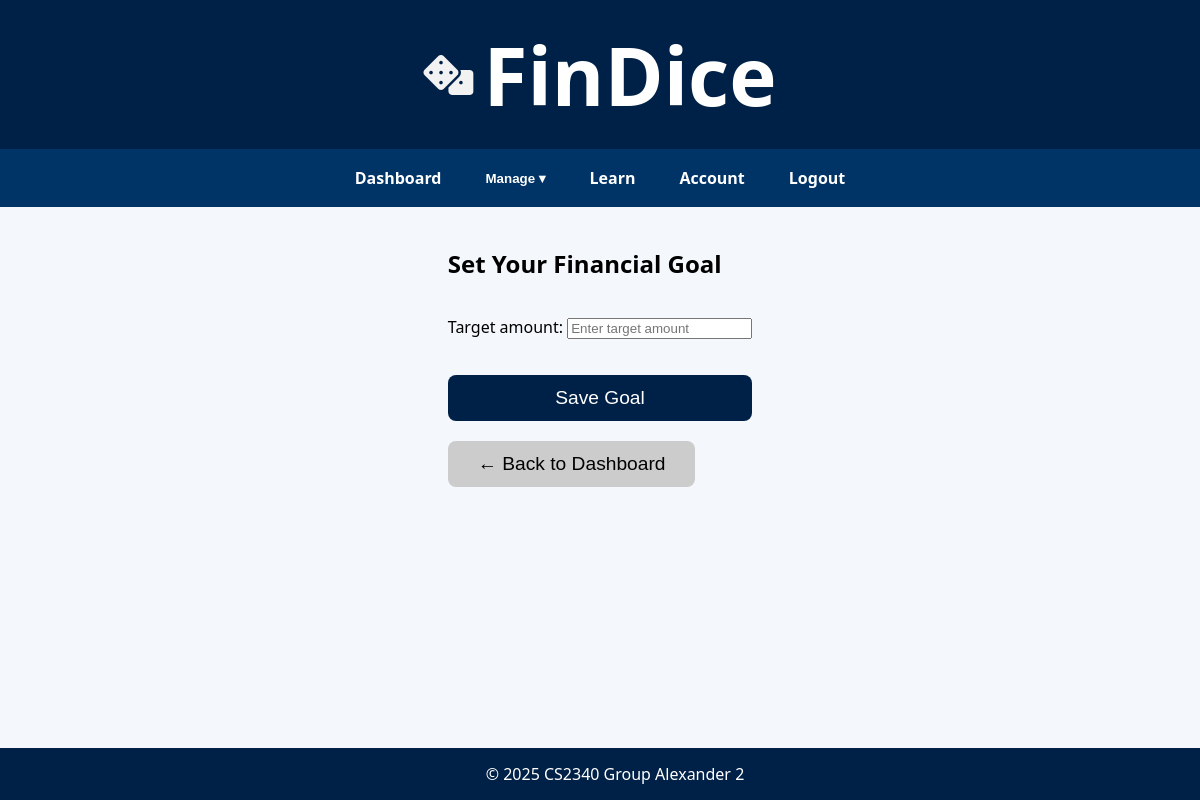
/set_financial_goal/ (signed in), run on an earlier commit of the app's database.
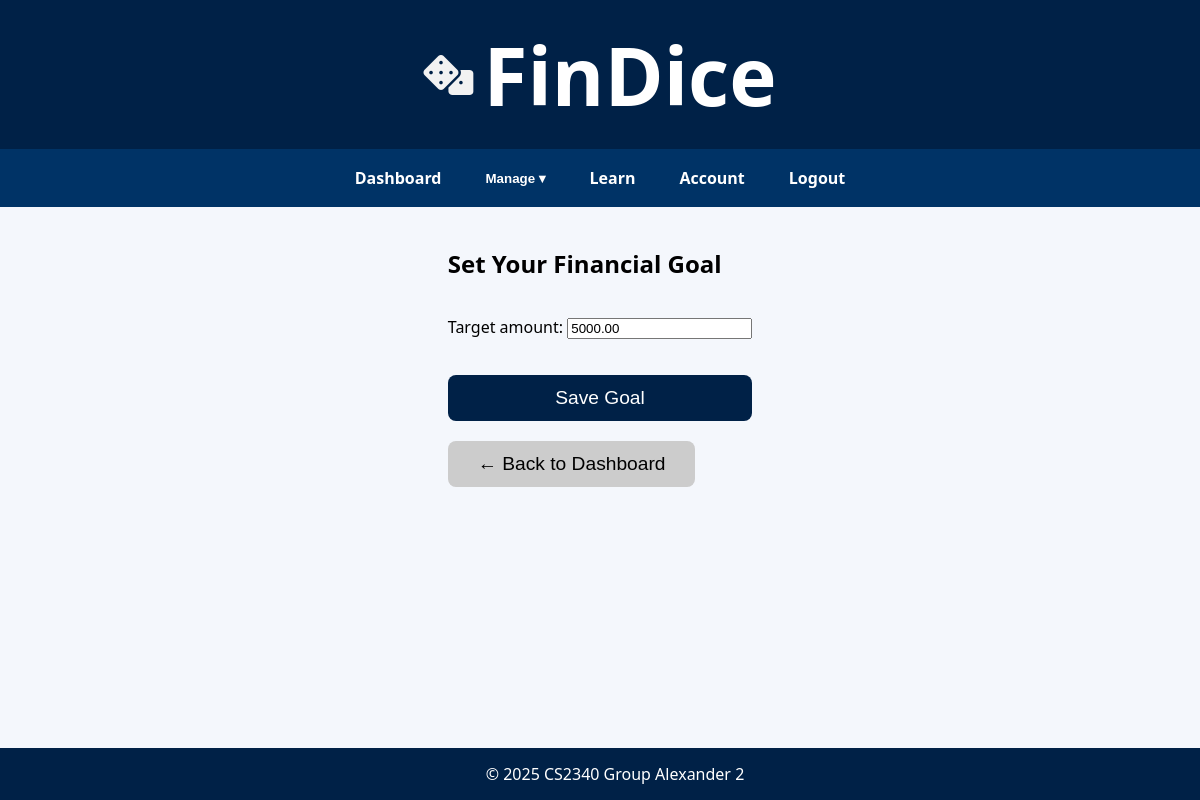
And on a later commit of the database.
### core/models.py (models this page shows, shortened)
class FinancialGoal(models.Model):
    user = models.OneToOneField(User, on_delete=models.CASCADE)
    target_amount = models.DecimalField(max_digits=10, decimal_places=2)
    current_savings = models.DecimalField(max_digits=10, decimal_places=2, default=0)
    created_at = models.DateTimeField(auto_now_add=True)

### core/views.py (the view)
# urls.py: path('set_financial_goal/', views.set_financial_goal, name='set_financial_goal'),
@login_required
def set_financial_goal(request):
    try:
        financial_goal = FinancialGoal.objects.get(user=request.user)
    except FinancialGoal.DoesNotExist:
        financial_goal = None
    if request.method == 'POST':
        form = FinancialGoalForm(request.POST, instance=financial_goal)
        if form.is_valid():
            goal = form.save(commit=False)
            goal.user = request.user  # Ensure user is set
            goal.save()
            return redirect('dashboard')
    else:
        form = FinancialGoalForm(instance=financial_goal)
    return render(request, 'set_financial_goal.html', {'form': form})

### core/forms.py
class FinancialGoalForm(forms.ModelForm):
    class Meta:
        model = FinancialGoal
        fields = ['target_amount']
        widgets = {
            'target_amount': forms.NumberInput(attrs={'placeholder': 'Enter target amount'})
        }

### Templates/set_financial_goal.html (shortened to what this page needs)
{% extends 'base.html' %}
{% block content %}
  <h2 class="section-title">Set Your Financial Goal</h2>
  <form method="POST" class="goal-form">
    <div class="form-group">
      {{ form.as_p }}
    </div>
    <button type="submit" class="submit-button">Save Goal</button>
  </form>
  <a href="{% url 'dashboard' %}" class="back-link">
    <button type="button" class="back-button">← Back to Dashboard</button>
  </a>
{% endblock %}

### Templates/base.html (shortened to what this page needs)
<!DOCTYPE html>
<html lang="en">
<head>
    <link href="https://cdnjs.cloudflare.com/ajax/libs/font-awesome/6.0.0-beta3/css/all.min.css" rel="stylesheet">
</head>
<body>
    <header>
        <i class="fas fa-dice"></i>
        {% if user.is_authenticated %}
            <a href="{% url 'dashboard' %}" style="text-decoration: none; color: white;">
                <h1>FinDice</h1>
            </a>
        {% else %}
                <h1>FinDice</h1>
        {% endif %}
    </header>
    {% if not hide_navbar %}
    <nav>
        {% if user.is_authenticated %}
            <a href="{% url 'dashboard' %}">Dashboard</a>
            <div class="dropdown">
                <button class="dropdown-btn">Manage ▾</button>
            </div>
            <a href="{% url 'learn' %}">Learn</a>
            <a href="{% url 'account_settings' %}">Account</a>
            <a href="{% url 'logout' %}">Logout</a>
        {% else %}
            <a href="{% url 'home' %}">Home</a>
            <a href="{% url 'register' %}">Register</a>
            <a href="{% url 'login' %}">Login</a>
            <a href="{% url 'learn' %}">Learn</a>
        {% endif %}
    </nav>
    {% endif %}
    <div class="content">
        {% block content %}{% endblock %}
    </div>
    <footer>
        <p>&copy; 2025 CS2340 Group Alexander 2</p>
    </footer>
</body>
</html>

### Templates/base.html (style rules this page uses)
body { font-family: 'Segoe UI', Tahoma, Geneva, Verdana, sans-serif; background-color: #f4f7fc; margin: 0; padding: 0; box-sizing: border-box; display: flex; flex-direction: column; height: 100vh; }
header { background-color: #002147; color: white; text-align: center; padding: 20px; font-size: 2.5rem; font-weight: bold; display: flex; align-items: center; justify-content: center; gap: 10px; }
header h1 { margin: 0; }
header i { font-size: 2.5rem; color: #f2f2f2; }
nav { background-color: #003366; display: flex; justify-content: center; align-items: center; gap: 20px; padding: 10px; position: relative; }
nav a, .dropdown-btn { color: white; text-decoration: none; font-weight: bold; padding: 8px 12px; border: none; background: none; cursor: pointer; }
.dropdown { position: relative; display: inline-block; }
.content { flex-grow: 1; max-width: 1200px; margin: 0 auto; padding: 20px; }
footer { background-color: #002147; color: white; text-align: center; padding: 15px; font-size: 1rem; width: 100%; }
footer p { margin: 0; }

### Templates/set_financial_goal.html (style rules this page uses)
.goal-form { display: flex; flex-direction: column; gap: 20px; }
.submit-button { background-color: #002147; color: white; padding: 12px; border: none; border-radius: 8px; font-size: 1.2rem; cursor: pointer; transition: background-color 0.3s; }
.back-link { text-align: center; display: inline-block; margin-top: 20px; }
.back-button { background-color: #ccc; color: black; padding: 12px 30px; border: none; border-radius: 8px; font-size: 1.2rem; cursor: pointer; transition: background-color 0.3s; }

What changed in the data, as far as the page shows it:
added FinancialGoal: target_amount "5000.00"
